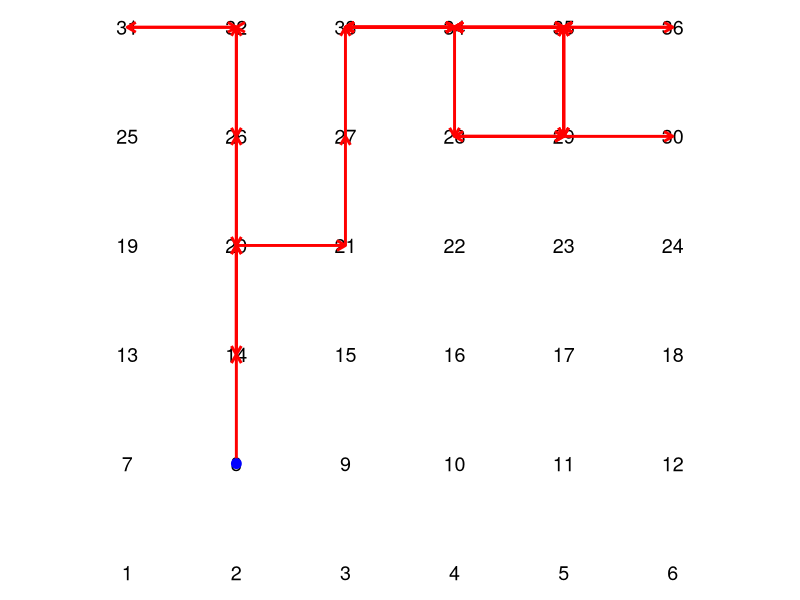

The R source for this figure: (Note: this script raises an error after producing the figure.)
## movement simulation based on energy ##

library(ggplot2)
library(dplyr)

# Function to simulate robot movement using vectors (instead of transition matrix) and energy consumption
simulateMovementWithEnergy <- function(initial_state, initial_energy) {
  current_state <- initial_state
  current_energy <- initial_energy
  step_count <- 0 
  trajectory <- data.frame(x = coordinates$x[match(current_state, coordinates$state)],
                           y = coordinates$y[match(current_state, coordinates$state)])
  
  while (current_energy > 0) {
    direction <- sample(c("up", "down", "left", "right"), size = 1)
    row <- (current_state - 1) %/% grid_size + 1
    col <- (current_state - 1) %% grid_size + 1
    
    if (direction == "up" && row > 1) {
      row <- row - 1
    } else if (direction == "down" && row < grid_size) {
      row <- row + 1
    } else if (direction == "left" && col > 1) {
      col <- col - 1
    } else if (direction == "right" && col < grid_size) {
      col <- col + 1
    }
    
    destination_energy <- energy_values[row, col]
    
    if (destination_energy > current_energy) {
      break 
    }
    
    current_state <- (row - 1) * grid_size + col
    trajectory <- rbind(trajectory, data.frame(x = col, y = row))
    
    current_energy <- current_energy + destination_energy
    step_count <- step_count + 1
  }
  
  return(list(trajectory = trajectory, steps = step_count))
}

grid_size <- 6

states <- 1:(grid_size * grid_size)
coordinates <- expand.grid(x = 1:grid_size, y = 1:grid_size)
coordinates$state <- states

energy_values <- matrix(c(-1, -2, -3, -2, -1, 10,
                          -1, -1, -2, -2, -1, -1,
                          -1, 10, -1, -3, -2, -1,
                          -1, -1, -1, -1, -1, -1,
                          -1, -2, -1, 10, -1, -1,
                          -1, -1, -1, -1, -1, -2), nrow = grid_size, ncol = grid_size)

initial_state <- 8
initial_energy <- 50

result <- simulateMovementWithEnergy(initial_state, initial_energy)
trajectory <- result$trajectory
step_count <- result$steps

segments <- data.frame(
  x_start = head(trajectory$x, -1),
  y_start = head(trajectory$y, -1),
  x_end = tail(trajectory$x, -1),
  y_end = tail(trajectory$y, -1)
)

grid_plot <- ggplot(coordinates, aes(x, y)) +
  geom_text(aes(label = state), colour = "black", size = 5) +
  geom_segment(data = segments, aes(x = x_start, y = y_start, xend = x_end, yend = y_end),
               arrow = arrow(length = unit(0.25, "cm")), colour = "red", linewidth = 1) +
  geom_point(data = coordinates[coordinates$state == initial_state,], aes(x, y),
             colour = "blue", size = 3) +
  coord_equal() +
  theme_void()
grid_plot
cat("Number of steps taken:", step_count, "\n")

energy_heatmap <- ggplot(data = melt(energy_values), aes(x = Var2, y = Var1, fill = value, label = ifelse(value >= 0, sprintf("+%d", value), as.character(value)))) +
  geom_tile() +
  geom_text(colour = "black", size = 4, vjust = 1) +
  scale_fill_gradient(low = "red", high = "green") +
  labs(x = "Column", y = "Row", fill = "Energy Demand") +
  theme_minimal() +
  coord_fixed(ratio = 1)

print(energy_heatmap)